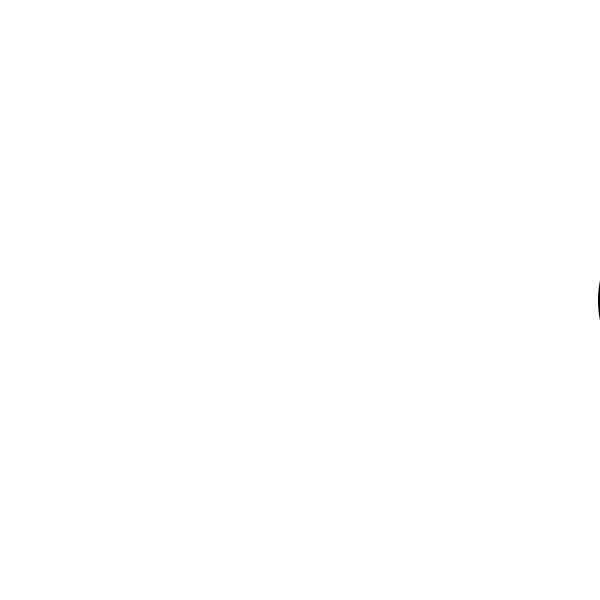
Frame 1 (no input)
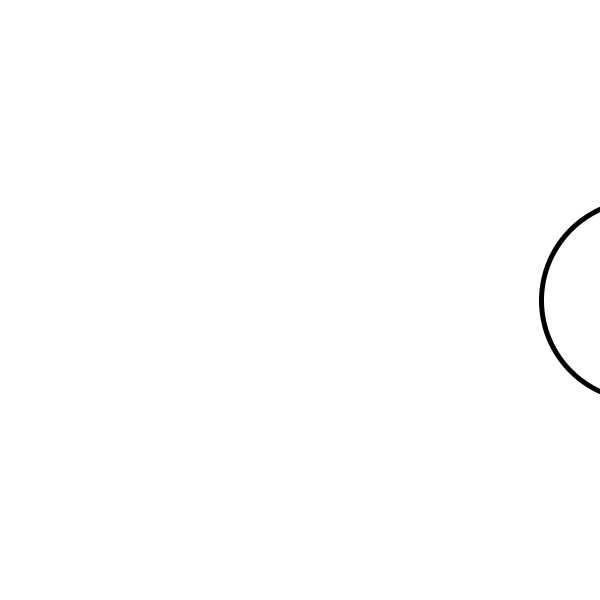
Frame 60 (the mouse pressed at the canvas centre just before this capture)
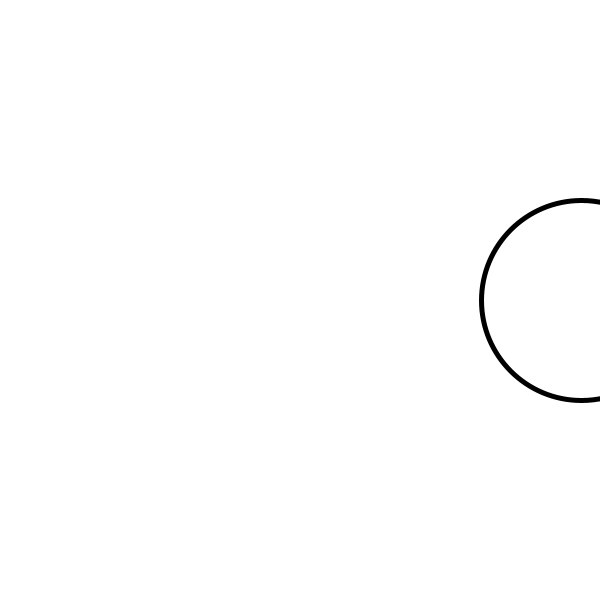
Frame 120 (the mouse held since frame 60 and released just before this capture)

The Processing sketch that drew these frames (run headless with seeded random() and noise(); from frame 60 on, the mouse is pressed at the canvas centre):

// Processing sketch: p2_2checkpoint
// ── p2_2checkpoint.pde
// Trevor Chen
// 2-2
// 23/2/15

int x;

void setup() {
  size(600, 600);
  x = 700;
  strokeWeight(5);
}

void draw() {
  background(255);
  circle(x, 300, 200);
  x -= 1;
  if (x < -100) {
    x = 700;
  }
}
